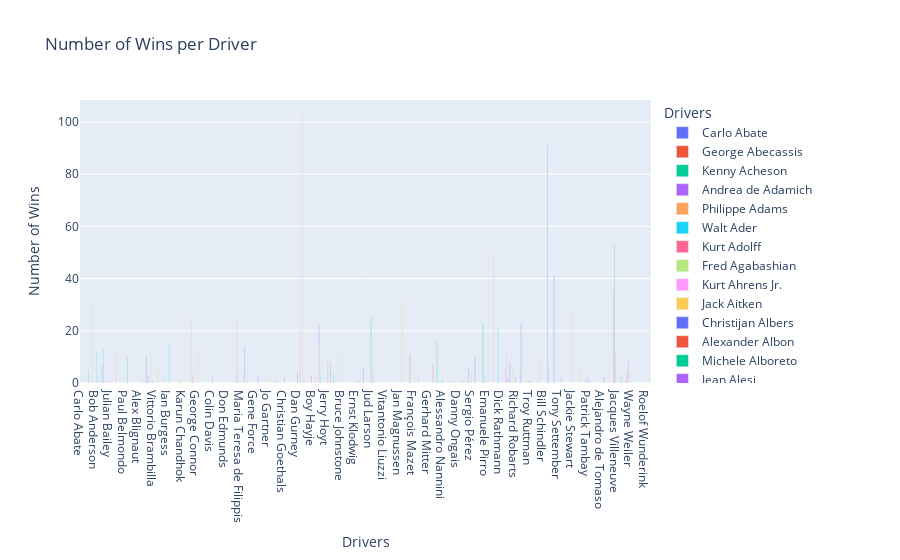

This figure's notebook cell:
### Markdown cell above
# Comparative Figures based on the dataset

### Figure showing the Number of wins per driver:

### Code cell
Driver_Wins_fig = px.bar(F1Drivers_df, x='Driver', y='Race_Wins', 
             title='Number of Wins per Driver', 
             labels= {'Driver': 'Drivers', 'Race_Wins': 'Number of Wins'},
             color='Driver')
             
Driver_Wins_fig.show()
